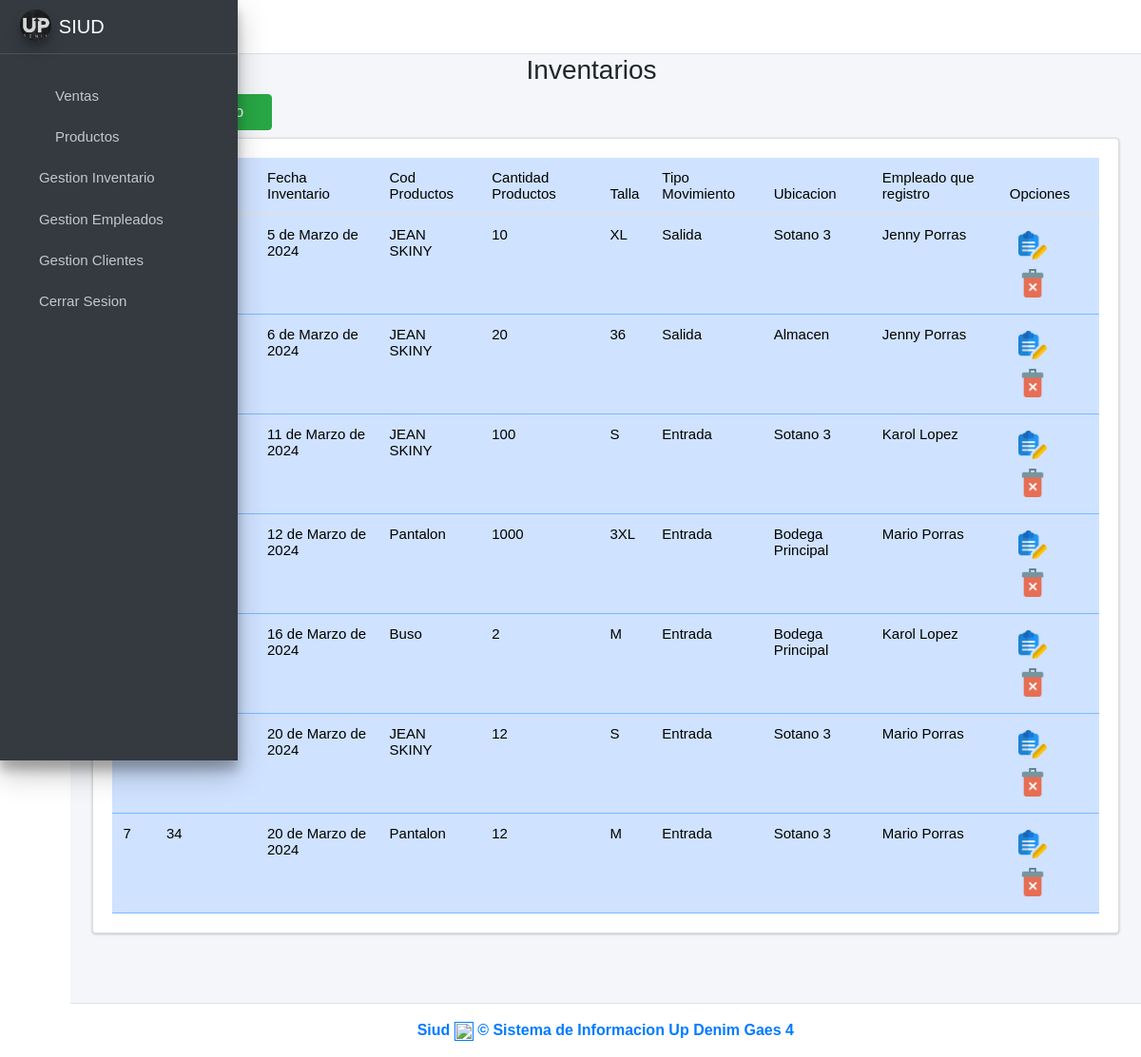
The page /inventarios/ (signed in) on the database as committed earlier.
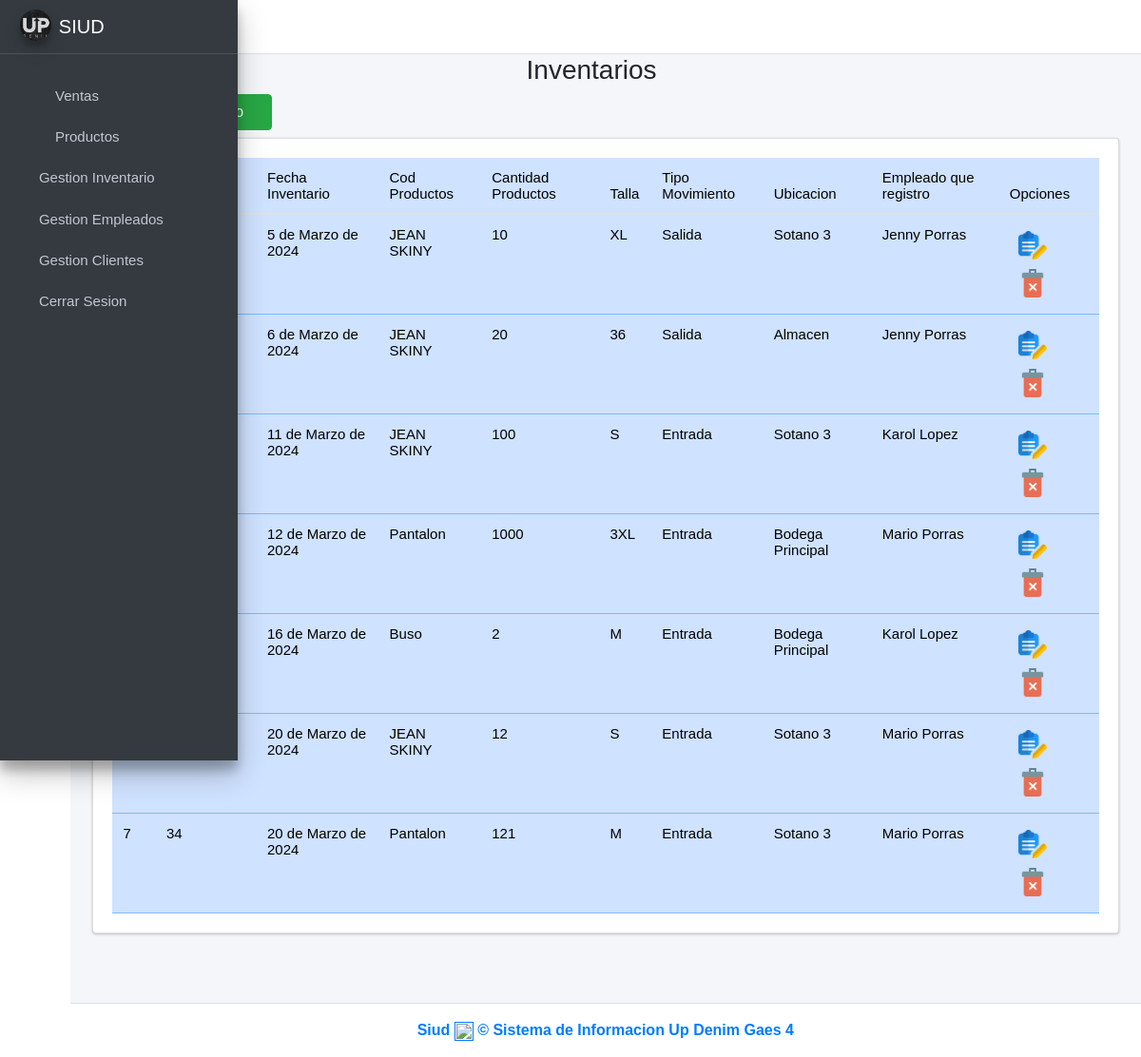
The same page on the database as committed later.
### ventas/models.py (models this page shows, shortened)
class Inventario(models.Model):
    idinventario = models.AutoField(primary_key=True)
    fecha_inventario = models.DateField(null=False, blank=False, default=timezone.now)
    cantidad_productos = models.IntegerField(null=False, blank=False)
    cod_producto = models.ForeignKey(Producto, on_delete=models.CASCADE)
    idtipo_movimiento = models.ForeignKey(Tipomovimiento, on_delete=models.CASCADE)
    cod_empleado = models.ForeignKey(Empleado, on_delete=models.CASCADE)
    idtalla = models.ForeignKey(Talla, on_delete=models.CASCADE)
    idubicacion_inventario = models.ForeignKey(Ubicacioninventario, on_delete=models.CASCADE)
    created = models.DateTimeField(auto_now_add=True)
    updated = models.DateTimeField(auto_now=True)
    class Meta:
        verbose_name = 'inventario'
        verbose_name_plural = 'inventarios'

class Producto(models.Model):
    cod_producto = models.CharField(primary_key=True, unique=True, blank=False, null=False, max_length=15)
    nombre_producto = models.CharField(max_length=45, null=False)
    precio_venta = models.DecimalField(max_digits=10, decimal_places=2, null=False, blank=False)
    descripcion_producto = models.CharField(max_length=45)
    cantidad_productos = models.PositiveIntegerField(null=False)
    imagen = models.ImageField(upload_to='productos', null=True, blank=True)
    idcategoria_producto = models.ForeignKey(CategoriaProducto, on_delete=models.CASCADE)
    idtalla = models.ForeignKey(Talla, on_delete=models.CASCADE)
    created = models.DateTimeField(auto_now_add=True)
    updated = models.DateTimeField(auto_now=True)
    class Meta:
        verbose_name = 'producto'
        verbose_name_plural = 'productos'
    def __str__(self):
        return f"{self.nombre_producto} {self.precio_venta} "

class Talla(models.Model):
    idtalla = models.AutoField(primary_key=True)
    talla = models.CharField(max_length=45, unique=True)
    class Meta:
        verbose_name = 'talla'
        verbose_name_plural = 'tallas'
    def __str__(self):
        return f"{self.talla}"

class Tipomovimiento(models.Model):
    idtipo_movimiento = models.AutoField(primary_key=True)
    tipo_movimiento = models.CharField(max_length=45, unique=True)
    class Meta:
        verbose_name = 'tipomovimiento'
        verbose_name_plural = 'tiposmovimiento'
    def __str__(self):
        return f"{self.tipo_movimiento}"

class Ubicacioninventario(models.Model):
    idubicacion_inv = models.AutoField(primary_key=True)
    ubicacion_inventario = models.CharField(max_length=45, unique=True)
    class Meta:
        verbose_name = 'ubicacioninventario'
        verbose_name_plural = 'ubicacionesnventario'
    def __str__(self):
        return f"{self.ubicacion_inventario}"

class Empleado(models.Model):
    cod_empleado = models.IntegerField(primary_key=True, unique=True, blank=False, null=False)
    fecha_ingreso = models.DateField(null=False, blank=False)
    salario = models.FloatField(null=False, blank=False)
    fecha_nacimiento = models.DateField(null=False, blank=False)
    rh = models.CharField(null=False, blank=False, max_length=5)
    iddocumento = models.ForeignKey(Persona, on_delete=models.CASCADE)
    idarl = models.ForeignKey(Arl, on_delete=models.CASCADE)
    ideps = models.ForeignKey(Eps, on_delete=models.CASCADE)
    idfondo_pension = models.ForeignKey(FondoPension, on_delete=models.CASCADE)
    idcargo_empleado = models.ForeignKey(CargoEmpleado, on_delete=models.CASCADE)
    idusuario = models.ForeignKey(Usuarioid, on_delete=models.CASCADE)
    idrolusuario = models.ForeignKey(RolUsuario, on_delete=models.CASCADE)
    created = models.DateTimeField(auto_now_add=True)
    updated = models.DateTimeField(auto_now=True)
    class Meta:
        verbose_name = 'empleado'
        verbose_name_plural = 'empleados'
    def __str__(self):
        return f"{self.iddocumento.primer_nombre} {self.iddocumento.primer_apellido}"

class Persona(models.Model):
    documentoidentidad = models.IntegerField(primary_key=True, unique=True, blank=False, null=False)
    primer_nombre = models.CharField(max_length=45, null=False, blank=False)
    segundo_nombre = models.CharField(max_length=45, blank=True, null=True)
    primer_apellido = models.CharField(max_length=45, null=False, blank=False)
    segundo_apellido = models.CharField(max_length=45, blank=True, null=True)
    genero = models.CharField(max_length=20, null=False, blank=False)
    idcontacto = models.OneToOneField(Contacto, on_delete=models.CASCADE)
    iddireccion = models.OneToOneField(Direccion, on_delete=models.CASCADE)
    created = models.DateTimeField(auto_now_add=True)
    updated = models.DateTimeField(auto_now_add=True)
    class Meta:
        verbose_name = 'persona'
        verbose_name_plural = 'personas'

### ventas/views.py (the view)
# urls.py: path('inventarios/', views.inventarios_vista, name='Inventarios'),
@login_required
def inventarios_vista(request):
    inventario = Inventario.objects.all()
    empleado = Empleado.objects.all()
    producto = Producto.objects.all()
    tipomovimiento = Tipomovimiento
    talla = Talla.objects.all()
    ubicacion = Ubicacioninventario.objects.all()
    form_personal = AgregarInventarioForm()
    context ={
        'inventario' : inventario,
        'empleado' : empleado,
        'tipomovimiento' : tipomovimiento,
        'producto' : producto,
        'ubicacion' : ubicacion,
        'form_personal' : form_personal,
        'talla' : talla,
    }
    return render(request, 'inventarios.html', context)

### ventas/templates/inventarios.html (shortened to what this page needs)
{% extends "base.html" %}
{% load static %}
{% load widget_tweaks %}
{% block content %}
<link rel="stylesheet" href="{% static 'index/css/b4.css' %}">
<div class="row">
    <div class="col-md-12">
        <h3 class="text-center">Inventarios   <i class="fas fa-users"></i></h3> <! -- Es para cambiar el icono xd -- >
        <div class="col-md-3 pb-2">
            <a href="#AgregarPersonalModal"
                data-toggle="modal" data-dismiss="modal">
                <button type="button" class="btn btn-success">
                    <i class="fas fa-plus-circle"></i>
                </button>
            </a>
        </div>
        <div class="card card-body" style="overflow:scroll">
            <table class="table table-hover table-primary" id="myTable">
                <thead>
                    <tr>
                        <th># ID</th>
                        <th>Cod Inventario</th>
                        <th>Fecha Inventario</th>
                        <th>Cod Productos</th>
                        <th>Cantidad Productos</th>
                        <th>Talla</th>
                        <th>Tipo Movimiento</th>
                        <th>Ubicacion</th>
                        <th>Empleado que registro</th>
                        <th>Opciones</th>
                    </tr>
                </thead>
                <tbody class="text-dark">
                    {% for i in inventario %}
                    <tr>
                        <td>{{forloop.counter}}</td>
                        <td>{{i.idinventario}}</td>
                        <td>{{i.fecha_inventario}}</td>
                        <td>{{i.cod_producto.nombre_producto}}</td>
                        <td>{{i.cantidad_productos}}</td>
                        <td>{{i.idtalla}}</td>
                        <td>{{i.idtipo_movimiento}}</td>
                        <td>{{i.idubicacion_inventario}}</td>
                        <td>{{i.cod_empleado.iddocumento.primer_nombre}} {{i.cod_empleado.iddocumento.primer_apellido}}</td>
                        <td>
                            {% if i.idinventario %}
                            <form action="/editarInventario/{{ i.idinventario }}/" method="GET" style="display: inline;">
                                <button type="submit" class="btn btn-dark-outline btn-sm">
                                    <img src="{% static 'index/img/editar.png' %}" alt="Error" width="30">
                                </button>
                            </form>
                        {% endif %}
                                    <button onclick="eliminarPersonal('{{i.idinventario}}')" class="btn btn-dark-outline btn-sm"
                                    data-toggle="modal" href="#EliminarPersonalModal"><img
                                        src="{% static 'index/img/delete.png' %}" alt="Error" width="30"></button>
                            </td>
                    </tr>
                    {% endfor %}
                </tbody>
            </table>
        </div>
    </div>
</div>
{% endblock %}

Rows that differ between the two databases and show on the page:
changed Inventario id 34: cantidad_productos "12" → "121"
